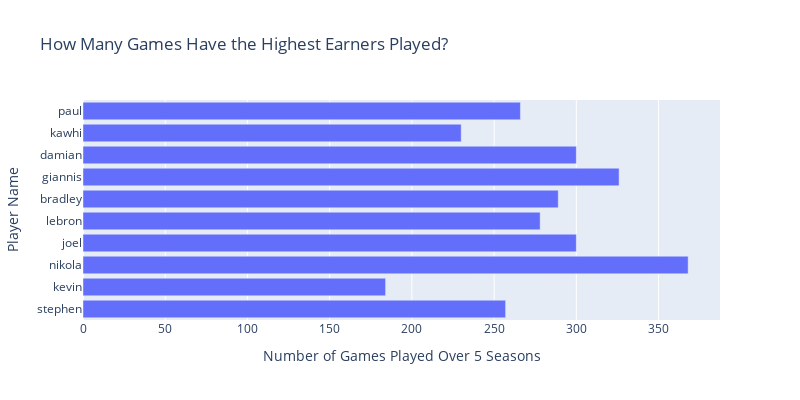

The code cell stored with this chart in its notebook:
### Markdown cell above
I'm curious about the following and will use visualizations to dig deeper:
- How many games have the top earners played?
- How does the number of games played relate to contract values?
- How does the number of games started relate to contract values?

### Code cell
#create a dataframe of top 5 highest earners
top_earners = preprocessed_data.nlargest(10, 'Current_Contract').sort_values('Current_Contract', ascending= False)

# Create a horizontal bar chart
fig = px.bar(top_earners, x='GP', y='First_Name', orientation='h',
             title='How Many Games Have the Highest Earners Played?', 
             labels={'GP': 'Number of Games Played Over 5 Seasons', 
                     'First_Name': 'Player Name'})

# Update layout
fig.update_layout(width=800, height=400, 
                  xaxis_title='Number of Games Played Over 5 Seasons', 
                  yaxis_title='Player Name')

# Show the plot
fig.show()

### Figure 1 — Plotly figure (JSON) as saved in the notebook; plotly's stock layout.template omitted (floating-point values rounded to 4 significant figures)
{"data": [{"alignmentgroup": "True", "hovertemplate": "Number of Games Played Over 5 Seasons=%{x}<br>Player Name=%{y}<extra></extra>", "legendgroup": "", "marker": {"color": "#636efa", "pattern": {"shape": ""}}, "name": "", "offsetgroup": "", "orientation": "h", "showlegend": false, "textposition": "auto", "type": "bar", "x": [257, 184, 368, 300, 278, 289, 326, 300, 230, 266], "xaxis": "x", "y": ["stephen", "kevin", "nikola", "joel", "lebron", "bradley", "giannis", "damian", "kawhi", "paul"], "yaxis": "y"}], "layout": {"barmode": "relative", "height": 400, "legend": {"tracegroupgap": 0}, "title": {"text": "How Many Games Have the Highest Earners Played?"}, "width": 800, "xaxis": {"anchor": "y", "domain": [0, 1], "title": {"text": "Number of Games Played Over 5 Seasons"}}, "yaxis": {"anchor": "x", "domain": [0, 1], "title": {"text": "Player Name"}}}}
